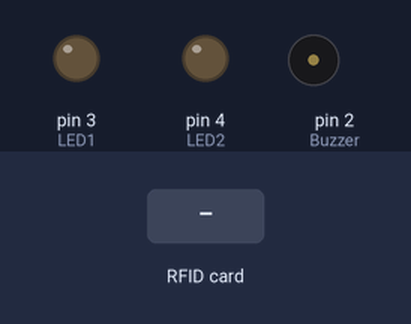
Bench run of a sketch on a simulated Arduino Uno, built with avr-gcc and run on an emulated ATmega328P. On the bench: output pins drawn as LEDs (lit = HIGH), buzzer (waves = sounding). The inputs (shaded band) are chosen by the test bench. Pins used as bus, display or sensor lines are not drawn; what the sketch prints to the serial monitor is not drawn.

Above: at 1.2 s.
1.3 s: RFID card B3 7E 82 02 held to the reader
At 3.2 s:
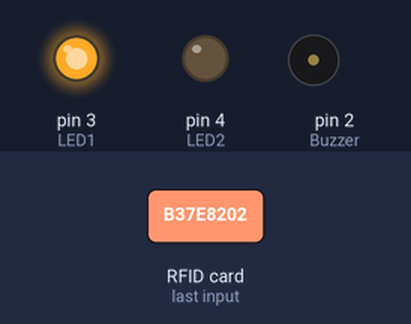
4.2 s: RFID card 2A A5 E9 81 held to the reader
At 6.8 s:
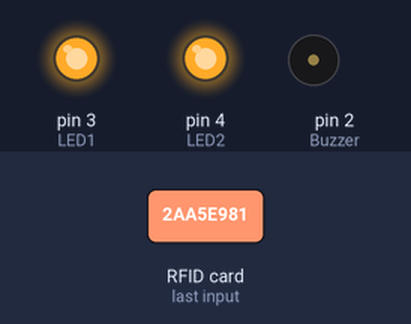
7.1 s: RFID card 5E 7A 19 C4 held to the reader
At 14.4 s:
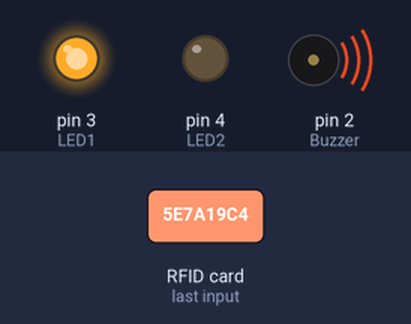
Timing chart, 0 to 20.0 s (numbered marks = the images above; inputs shaded):
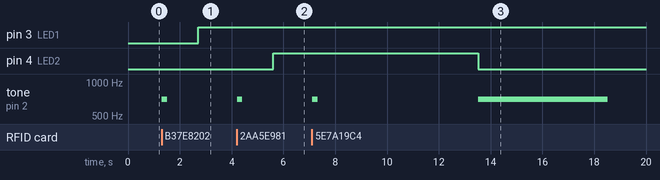

Measured:
- after the input at 1.3 s, pin 3 (LED1): LOW → HIGH after 1.4 s; tone on pin 2 (Buzzer): silent → 700 Hz at once, → silent 0.20 s later
- after the input at 4.2 s, pin 4 (LED2): LOW → HIGH after 1.4 s; tone on pin 2 (Buzzer): silent → 700 Hz at once, → silent 0.20 s later
- after the input at 7.1 s, pin 4 (LED2): HIGH → LOW after 6.4 s; tone on pin 2 (Buzzer): silent → 700 Hz at once, → silent 0.20 s later, → 700 Hz 6.2 s later, → silent 5.0 s later

The sketch:

Rfid_program_nano.ino
```cpp
#include <SPI.h>
#include <MFRC522.h>
#define SS_PIN 10
#define RST_PIN 9
#define Buzzer 2
#define LED1 3
#define LED2 4

MFRC522 rfid(SS_PIN, RST_PIN);

byte led1 = 0;
byte led2 = 0;

void setup() {
  Serial.begin(9600);
  Serial.println("Please put your card..");
  SPI.begin();
  rfid.PCD_Init();
  pinMode(LED1, OUTPUT);
  pinMode(LED2, OUTPUT);
  pinMode(Buzzer, OUTPUT);
}

void loop() {
  if ( ! rfid.PICC_IsNewCardPresent())
    return;
  if ( ! rfid.PICC_ReadCardSerial())
    return;

  Serial.print("NUID tag is :");
  tone(Buzzer, 700);
  delay(200);
  noTone(Buzzer);
  String ID = "";
  for (byte i = 0; i < rfid.uid.size; i++) {
    Serial.print(rfid.uid.uidByte[i] < 0x10 ? " 0" : " ");
    Serial.print(rfid.uid.uidByte[i], HEX);
    ID.concat(String(rfid.uid.uidByte[i] < 0x10 ? " 0" : " "));
    ID.concat(String(rfid.uid.uidByte[i], HEX));
    delay(300);
  }
  Serial.println();
  ID.toUpperCase();

  if (ID.substring(1) == "B3 7E 82 02" && led1 == 0 )
  {
    digitalWrite(LED1, HIGH);
    Serial.println("LED1 is ON..");
    led1 = 1;
  } else if (ID.substring(1) == "B3 7E 82 02" && led1 == 1 )
  {
    digitalWrite(LED1, LOW);
    Serial.println("LED1 is OFF..");
    led1 = 0;
  } else if (ID.substring(1) == "2A A5 E9 81" && led2 == 0 )
  {
    digitalWrite(LED2, HIGH);
    Serial.println("LED2 is ON..");
    led2 = 1;
  } else if (ID.substring(1) == "2A A5 E9 81" && led2 == 1 )
  {
    digitalWrite(LED2, LOW);
    Serial.println("LED2 is OFF..");
    led2 = 0;
  } else
  {
    Serial.print("Wrong card!Please put correct card!");
    digitalWrite(LED2, HIGH);
    delay(5000);
    digitalWrite(LED2,LOW);
    tone(Buzzer, 700);
    delay(5000);
    noTone(Buzzer);
    Serial.println("LED2 is ON..");
  }

}
```
